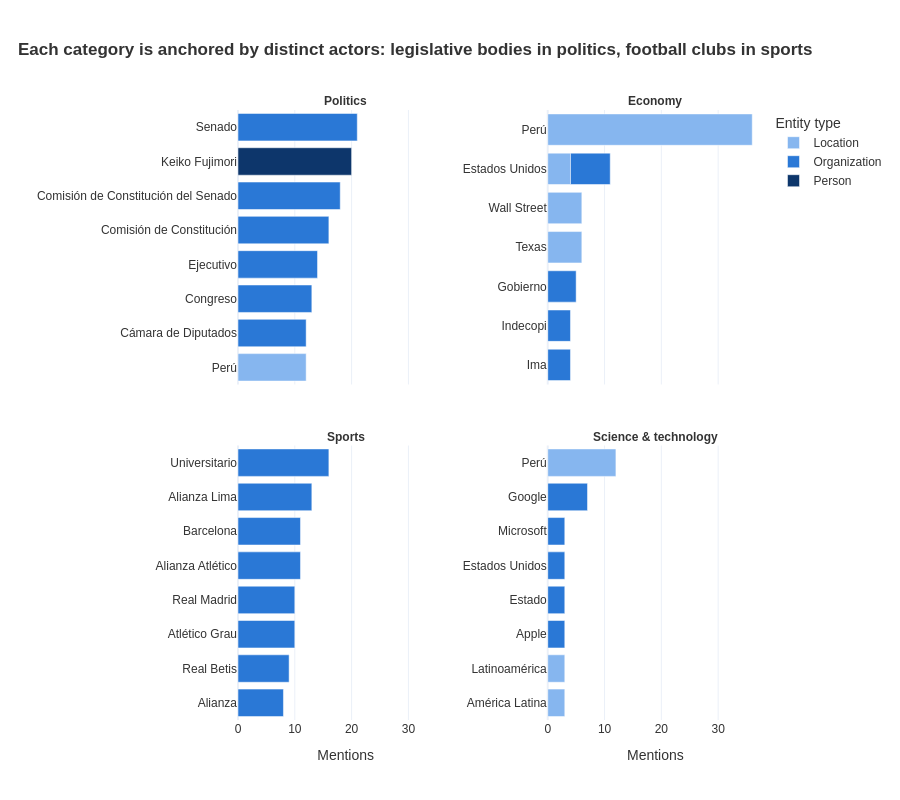

Notebook cell for this chart:
### Markdown cell above
## 2. Most frequent entities per category

The eight most frequent entities of each category are displayed below, distinguishing between people, organizations and locations.

### Code cell
nombres_categorias = {
    "politica": "Politics",
    "economia": "Economy",
    "deportes": "Sports",
    "ciencia_tecnologia": "Science & technology",
}
nombres_tipos = {"PER": "Person", "ORG": "Organization", "LOC": "Location"}

# Same blue palette used in the previous notebooks.
colores_tipos = {"Person": "#0d366b", "Organization": "#2a78d6", "Location": "#86b6ef"}

top_entidades = frecuencias.groupby("etiqueta").head(8).copy()
top_entidades["categoria"] = top_entidades["etiqueta"].map(nombres_categorias)
top_entidades["tipo_nombre"] = top_entidades["tipo"].map(nombres_tipos)

fig = px.bar(
    top_entidades, x="frecuencia", y="entidad", color="tipo_nombre", orientation="h",
    facet_col="categoria", facet_col_wrap=2, facet_col_spacing=0.18, facet_row_spacing=0.1,
    category_orders={"categoria": list(nombres_categorias.values())},
    color_discrete_map=colores_tipos,
    labels={"frecuencia": "Mentions", "entidad": "", "tipo_nombre": "Entity type"},
    title="<b>Each category is anchored by distinct actors: legislative bodies in politics, football clubs in sports</b>",
    height=800,
)

# Each panel keeps its own entities, ordered from the most frequent (top) to the least frequent.
fig.update_yaxes(matches=None, showticklabels=True, categoryorder="total ascending")
fig.for_each_annotation(lambda anotacion: anotacion.update(text=f"<b>{anotacion.text.split('=')[-1]}</b>"))
fig.update_layout(
    template="plotly_white",
    font=dict(family="Arial", size=12, color="#333333"),
    title=dict(font=dict(size=17), x=0.02, xanchor="left"),
    margin=dict(t=110),
)
fig.show()

### Figure 1 — Plotly figure (JSON) as saved in the notebook; plotly's stock layout.template omitted (floating-point values rounded to 4 significant figures)
{"data": [{"hovertemplate": "Entity type=Location<br>categoria=Politics<br>Mentions=%{x}<br>=%{y}<extra></extra>", "legendgroup": "Location", "marker": {"color": "#86b6ef", "pattern": {"shape": ""}}, "name": "Location", "orientation": "h", "showlegend": true, "textposition": "auto", "type": "bar", "x": [12], "xaxis": "x3", "y": ["Perú"], "yaxis": "y3"}, {"hovertemplate": "Entity type=Organization<br>categoria=Politics<br>Mentions=%{x}<br>=%{y}<extra></extra>", "legendgroup": "Organization", "marker": {"color": "#2a78d6", "pattern": {"shape": ""}}, "name": "Organization", "orientation": "h", "showlegend": true, "textposition": "auto", "type": "bar", "x": [21, 18, 16, 14, 13, 12], "xaxis": "x3", "y": ["Senado", "Comisión de Constitución del Senado", "Comisión de Constitución", "Ejecutivo", "Congreso", "Cámara de Diputados"], "yaxis": "y3"}, {"hovertemplate": "Entity type=Person<br>categoria=Politics<br>Mentions=%{x}<br>=%{y}<extra></extra>", "legendgroup": "Person", "marker": {"color": "#0d366b", "pattern": {"shape": ""}}, "name": "Person", "orientation": "h", "showlegend": true, "textposition": "auto", "type": "bar", "x": [20], "xaxis": "x3", "y": ["Keiko Fujimori"], "yaxis": "y3"}, {"hovertemplate": "Entity type=Location<br>categoria=Economy<br>Mentions=%{x}<br>=%{y}<extra></extra>", "legendgroup": "Location", "marker": {"color": "#86b6ef", "pattern": {"shape": ""}}, "name": "Location", "orientation": "h", "showlegend": false, "textposition": "auto", "type": "bar", "x": [36, 6, 6, 4], "xaxis": "x4", "y": ["Perú", "Texas", "Wall Street", "Estados Unidos"], "yaxis": "y4"}, {"hovertemplate": "Entity type=Organization<br>categoria=Economy<br>Mentions=%{x}<br>=%{y}<extra></extra>", "legendgroup": "Organization", "marker": {"color": "#2a78d6", "pattern": {"shape": ""}}, "name": "Organization", "orientation": "h", "showlegend": false, "textposition": "auto", "type": "bar", "x": [7, 5, 4, 4], "xaxis": "x4", "y": ["Estados Unidos", "Gobierno", "Ima", "Indecopi"], "yaxis": "y4"}, {"hovertemplate": "Entity type=Organization<br>categoria=Sports<br>Mentions=%{x}<br>=%{y}<extra></extra>", "legendgroup": "Organization", "marker": {"color": "#2a78d6", "pattern": {"shape": ""}}, "name": "Organization", "orientation": "h", "showlegend": false, "textposition": "auto", "type": "bar", "x": [16, 13, 11, 11, 10, 10, 9, 8], "xaxis": "x", "y": ["Universitario", "Alianza Lima", "Alianza Atlético", "Barcelona", "Atlético Grau", "Real Madrid", "Real Betis", "Alianza"], "yaxis": "y"}, {"hovertemplate": "Entity type=Location<br>categoria=Science & technology<br>Mentions=%{x}<br>=%{y}<extra></extra>", "legendgroup": "Location", "marker": {"color": "#86b6ef", "pattern": {"shape": ""}}, "name": "Location", "orientation": "h", "showlegend": false, "textposition": "auto", "type": "bar", "x": [12, 3, 3], "xaxis": "x2", "y": ["Perú", "América Latina", "Latinoamérica"], "yaxis": "y2"}, {"hovertemplate": "Entity type=Organization<br>categoria=Science & technology<br>Mentions=%{x}<br>=%{y}<extra></extra>", "legendgroup": "Organization", "marker": {"color": "#2a78d6", "pattern": {"shape": ""}}, "name": "Organization", "orientation": "h", "showlegend": false, "textposition": "auto", "type": "bar", "x": [7, 3, 3, 3, 3], "xaxis": "x2", "y": ["Google", "Apple", "Estado", "Estados Unidos", "Microsoft"], "yaxis": "y2"}], "layout": {"annotations": [{"font": {}, "showarrow": false, "text": "<b>Sports</b>", "x": 0.205, "xanchor": "center", "xref": "paper", "y": 0.45, "yanchor": "bottom", "yref": "paper"}, {"font": {}, "showarrow": false, "text": "<b>Science & technology</b>", "x": 0.795, "xanchor": "center", "xref": "paper", "y": 0.45, "yanchor": "bottom", "yref": "paper"}, {"font": {}, "showarrow": false, "text": "<b>Politics</b>", "x": 0.205, "xanchor": "center", "xref": "paper", "y": 1, "yanchor": "bottom", "yref": "paper"}, {"font": {}, "showarrow": false, "text": "<b>Economy</b>", "x": 0.795, "xanchor": "center", "xref": "paper", "y": 1, "yanchor": "bottom", "yref": "paper"}], "barmode": "relative", "font": {"color": "#333333", "family": "Arial", "size": 12}, "height": 800, "legend": {"title": {"text": "Entity type"}, "tracegroupgap": 0}, "margin": {"t": 110}, "title": {"font": {"size": 17}, "text": "<b>Each category is anchored by distinct actors: legislative bodies in politics, football clubs in sports</b>", "x": 0.02, "xanchor": "left"}, "xaxis": {"anchor": "y", "domain": [0, 0.41], "title": {"text": "Mentions"}}, "xaxis2": {"anchor": "y2", "domain": [0.59, 1], "matches": "x", "title": {"text": "Mentions"}}, "xaxis3": {"anchor": "y3", "domain": [0, 0.41], "matches": "x", "showticklabels": false}, "xaxis4": {"anchor": "y4", "domain": [0.59, 1], "matches": "x", "showticklabels": false}, "yaxis": {"anchor": "x", "categoryorder": "total ascending", "domain": [0, 0.45], "showticklabels": true, "title": {"text": ""}}, "yaxis2": {"anchor": "x2", "categoryorder": "total ascending", "domain": [0, 0.45], "showticklabels": true}, "yaxis3": {"anchor": "x3", "categoryorder": "total ascending", "domain": [0.55, 1], "showticklabels": true, "title": {"text": ""}}, "yaxis4": {"anchor": "x4", "categoryorder": "total ascending", "domain": [0.55, 1], "showticklabels": true}}}
